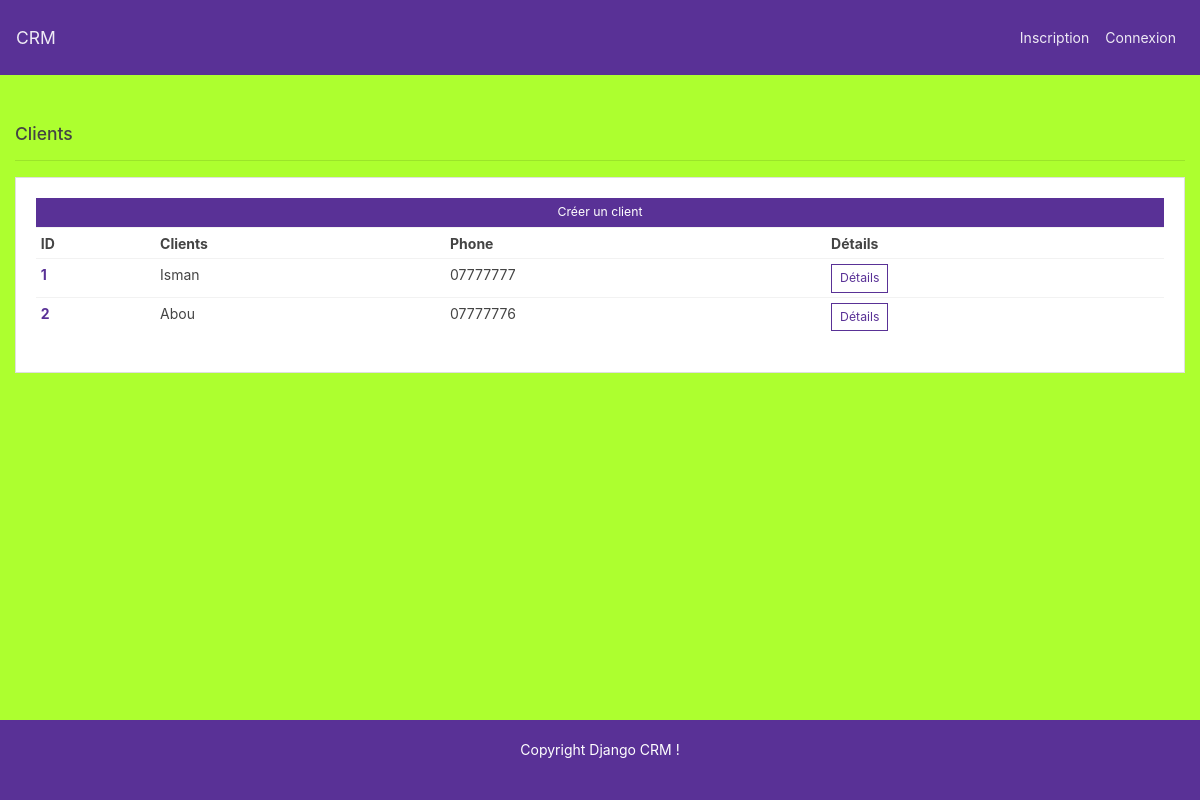
/client/, run on an earlier commit of the app's database.
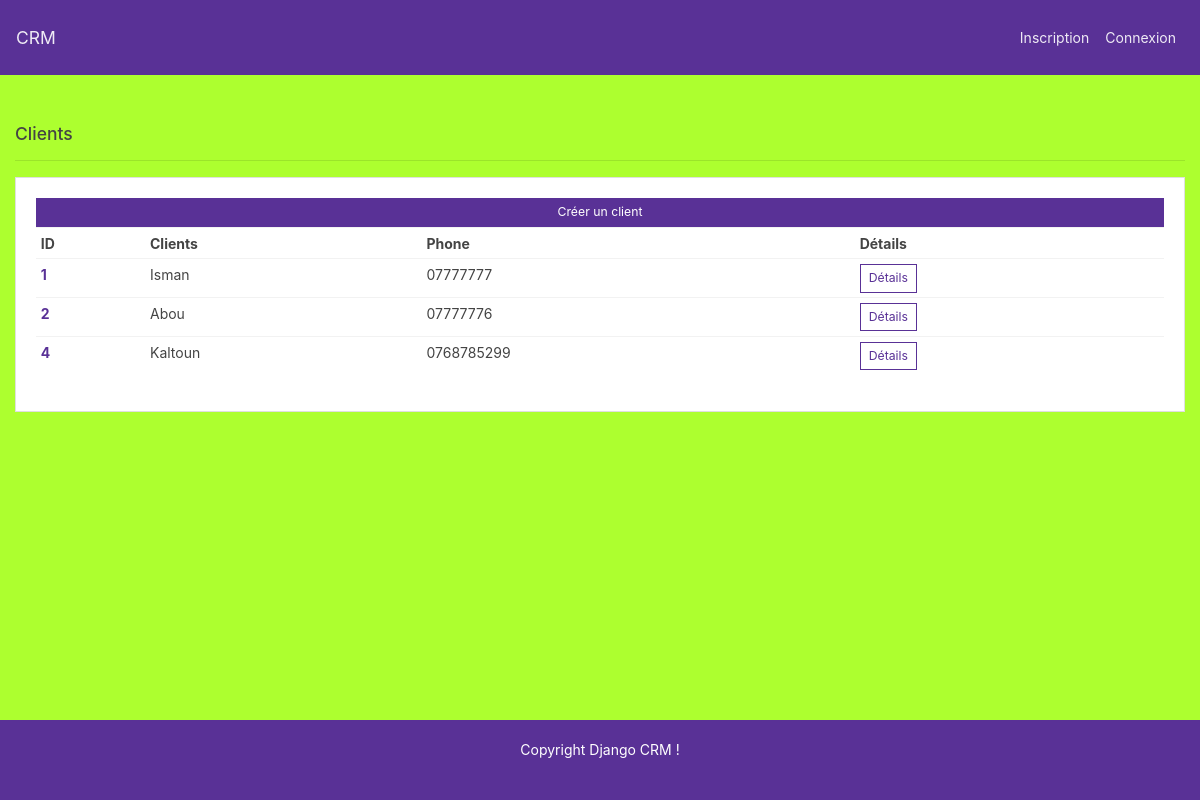
And on a later commit of the database.
### client/models.py (models this page shows)
class Client(models.Model):
    nom = models.CharField(max_length=200,null=True)
    phone = models.CharField(max_length=200,null=True)
    date_creation = models.DateTimeField(auto_now_add=True)
    def __str__(self):
        return self.nom

### client/views.py (the view)
# urls.py: path('',ClientListView.as_view(),name='client-list'),
class ClientListView(ListView):
    model = Client
    def get_context_data(self, **kwargs):
        context = super().get_context_data(**kwargs)
        print(context)
        return context

### templates/client/client_list.html
{% extends 'base.html' %}
{% block content %}
<div class="row">
    <div class="col">
        <h5>Clients</h5>
        <hr>
        <div class="card card-body">
            <a href="" class="btn btn-primary btn-sm btn-block">Créer un client</a>
            <table class="table table-sm">
                <tr>
                    <th>ID</th>
                    <th>Clients</th>
                    <th>Phone</th>
                    <th>Détails</th>
                </tr>
                {% for client in object_list %}
                   <tr>
                        <td> <strong style="color:blue;"><a href="{% url 'client_id' client.id %}">{{ client.id}}</a></strong> </td>
                        <td>{{ client.nom}}</td>
                        <td>{{ client.phone}}</td>
                        <td><a class="btn btn-sm btn-outline-primary"  href="{% url 'client_id' client.id %}">Détails</a></td>
                    </tr>
                {% endfor %}
            </table>
        </div>
    </div>
</div>
{% endblock  %}

What changed in the data, as far as the page shows it:
added Client: id "4", nom "Kaltoun", phone "0768785299"
